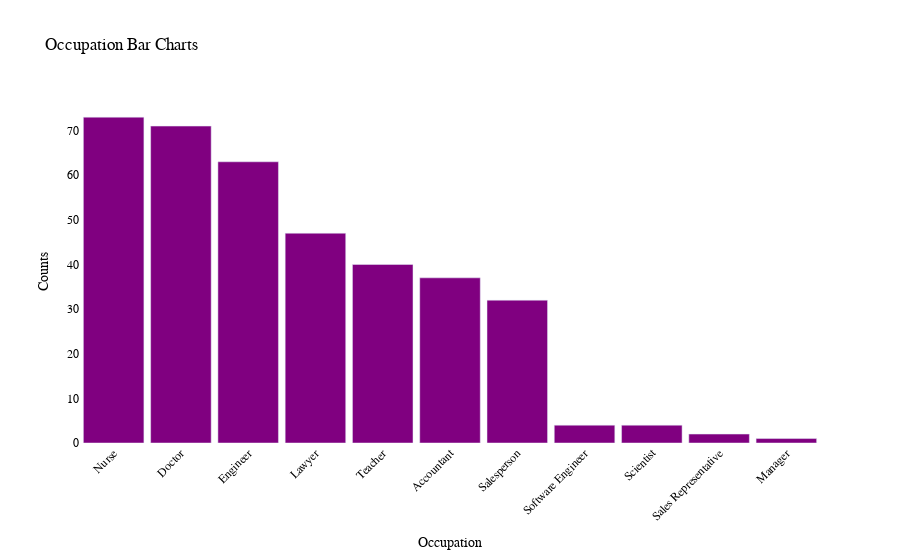

Notebook cell for this chart:
### Code cell
occupation_counts = noMV_df['Occupation'].value_counts()

fig = px.bar(x=occupation_counts.index, y=occupation_counts.values, title="Occupation Bar Charts")

# 레이아웃 설정
fig.update_layout(
    xaxis_title='Occupation',  # x축 라벨
    yaxis_title='Counts',       # y축 라벨
    xaxis_tickangle=-45,        # x축 눈금 레이블 각도 설정
    bargap=0.1,                 # 바 간격 조절
    plot_bgcolor='white',       # 차트 배경색
    paper_bgcolor='white',      # 차트 페이퍼 배경색
    font=dict(family='Arial', size=12, color='black')  # 폰트 설정
)

# 바 색상 설정
fig.update_traces(marker_color='purple')

fig.show()

### Figure 1 — Plotly figure (JSON) as saved in the notebook; plotly's stock layout.template omitted (floating-point values rounded to 4 significant figures)
{"data": [{"alignmentgroup": "True", "hovertemplate": "x=%{x}<br>y=%{y}<extra></extra>", "legendgroup": "", "marker": {"color": "purple", "pattern": {"shape": ""}}, "name": "", "offsetgroup": "", "orientation": "v", "showlegend": false, "textposition": "auto", "type": "bar", "x": ["Nurse", "Doctor", "Engineer", "Lawyer", "Teacher", "Accountant", "Salesperson", "Software Engineer", "Scientist", "Sales Representative", "Manager"], "xaxis": "x", "y": [73, 71, 63, 47, 40, 37, 32, 4, 4, 2, 1], "yaxis": "y"}], "layout": {"bargap": 0.1, "barmode": "relative", "font": {"color": "black", "family": "Arial", "size": 12}, "legend": {"tracegroupgap": 0}, "paper_bgcolor": "white", "plot_bgcolor": "white", "title": {"text": "Occupation Bar Charts"}, "xaxis": {"anchor": "y", "domain": [0, 1], "tickangle": -45, "title": {"text": "Occupation"}}, "yaxis": {"anchor": "x", "domain": [0, 1], "title": {"text": "Counts"}}}}
